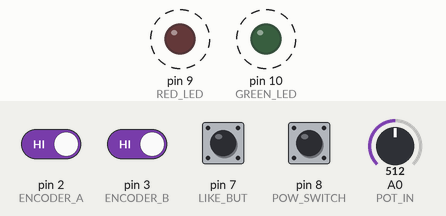
This sketch was run on a simulated Arduino Uno, built with avr-gcc and run on an emulated ATmega328P. Parts: output pins drawn as LEDs (lit = HIGH). Dashed ring = blinking. The inputs (shaded band) are chosen by the test bench; at power-on: pin 2 (ENCODER_A), pin 3 (ENCODER_B), pin 7 (LIKE_BUT), pin 8 (POW_SWITCH) HIGH, A0 (POT_IN) = 512. What the sketch prints to the serial monitor is not drawn.

Above: at 0.11 s.
Timing chart, 0 to 3.0 s (numbered marks = the images above):
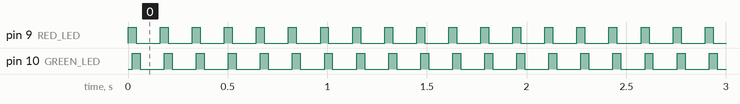

Measured:
- by itself, pin 9 (RED_LED), pin 10 (GREEN_LED): alternates HIGH for 0.04 s and LOW for 0.12 s

The sketch:

tester.ino
```cpp
#define RED_LED     9
#define GREEN_LED   10
#define AUDIO_OUT   11
#define ENCODER_A   2
#define ENCODER_B   3
#define POW_SWITCH  8
#define LIKE_BUT    7
#define POT_IN      A0

void setup()
{
    Serial.begin(115200);

    pinMode(RED_LED, OUTPUT);
    pinMode(GREEN_LED, OUTPUT);

    pinMode(ENCODER_A, INPUT_PULLUP);
    pinMode(ENCODER_B, INPUT_PULLUP);
    pinMode(POW_SWITCH, INPUT_PULLUP);
    pinMode(LIKE_BUT, INPUT_PULLUP);
}

void loop()
{
    Serial.print("POT=");
    Serial.print(analogRead(POT_IN));
    Serial.print(" POW=");
    Serial.print(!digitalRead(POW_SWITCH));
    Serial.print(" LIKE=");
    Serial.print(!digitalRead(LIKE_BUT));
    Serial.print(" A=");
    Serial.print(!digitalRead(ENCODER_A));
    Serial.print(" B=");
    Serial.print(!digitalRead(ENCODER_B));
    Serial.println();
    digitalWrite(RED_LED, HIGH);
    delay(20);
    digitalWrite(GREEN_LED, HIGH);
    delay(20);
    digitalWrite(RED_LED, LOW);
    delay(20);
    digitalWrite(GREEN_LED, LOW);
    delay(100);
}
```
